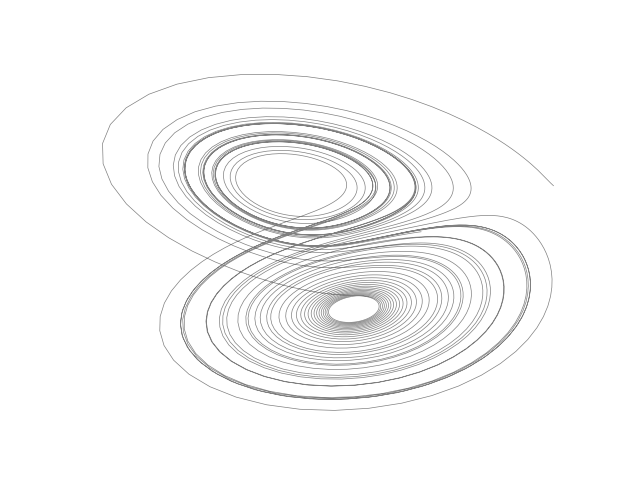

Reproduce this figure in Python.
import numpy as np
import matplotlib.pyplot as plt
from scipy.integrate import odeint
from scipy.stats import ortho_group


def f(state, t):
    rho = 28.0
    sigma = 10.0
    beta = 8.0 / 3.0

    x, y, z = state
    return sigma * (y - x), x * (rho - z) - y, x * y - beta * z


def lorenz():

    state0 = [1.0, 1.0, 1.0]
    t = np.arange(0.0, 40.0, 0.01)

    return odeint(f, state0, t)


def project(A, e1, e2):
    x = A @ e1
    y = A @ e2
    return x, y


def random_bases():
    return ortho_group.rvs(3)[:, :2].T


if __name__ == "__main__":
    e1, e2 = random_bases()

    A = lorenz()

    x, y = project(A, e1, e2)

    plt.plot(x, y, 'k', alpha=0.5, lw=0.5)
    plt.axis('off')
    plt.show()
